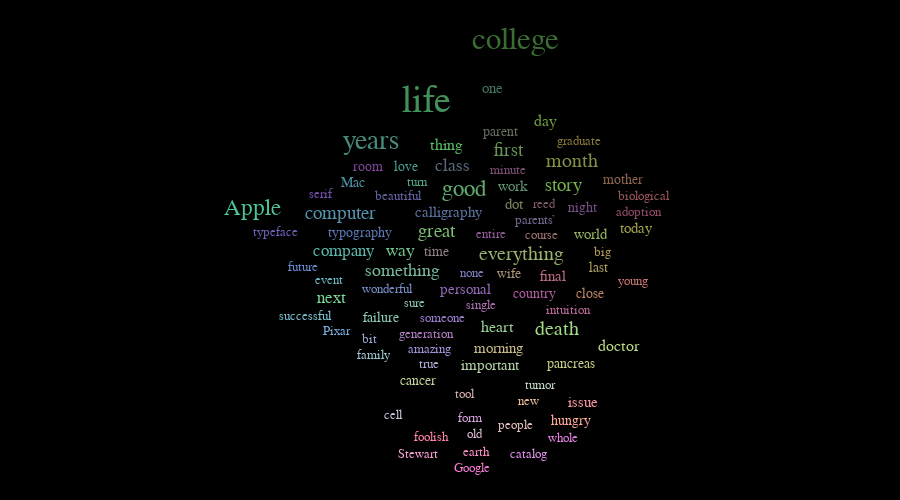

The cell this chart's notebook holds for it:
### Markdown cell above
Change the clustering criteria to 'cooccurence'. This clusters together words that tend to occur together in the text.

### Code cell
wm = Wordmesh(text, num_keywords=90)
wm.set_clustering_criteria('cooccurence')
wm.set_fontcolor('clustering_criteria')
wm.plot()
